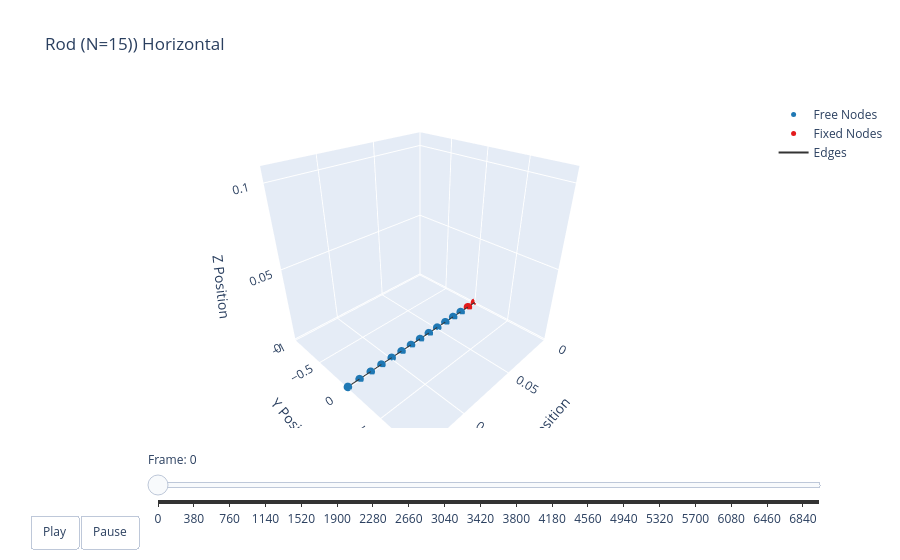

The notebook cell saved with this chart:
### Code cell
# options = dismech.AnimationOptions(title='Rod (N=11)) Vertical Angle {} Azimuth {}'.format(angleV, angleAzi), plot_step=10)

options = dismech.AnimationOptions(title='Rod (N={})) Horizontal'.format(numNodes), plot_step=10)


fig = dismech.get_interactive_animation_plotly(robot, t_arr, qs, options)
fig.show()
